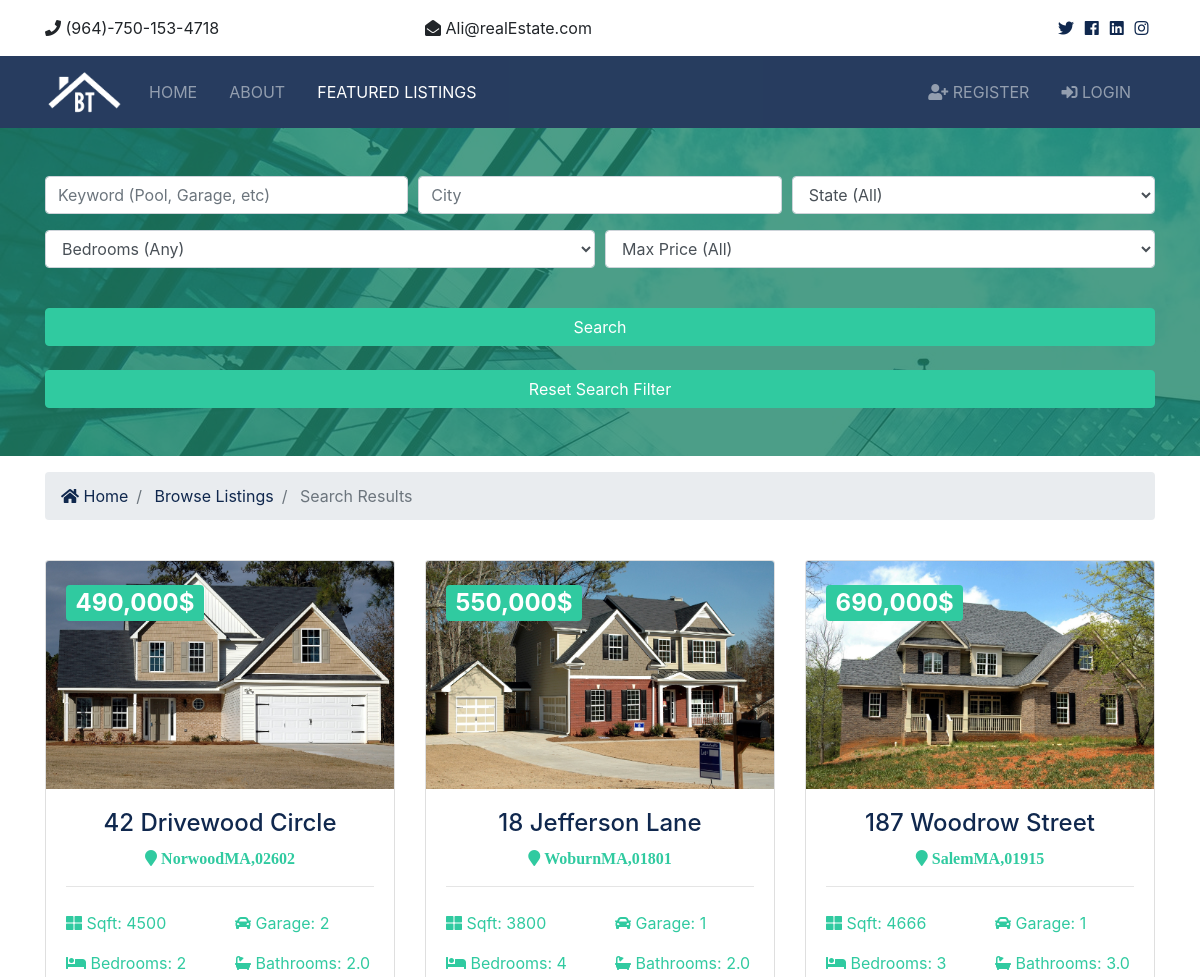
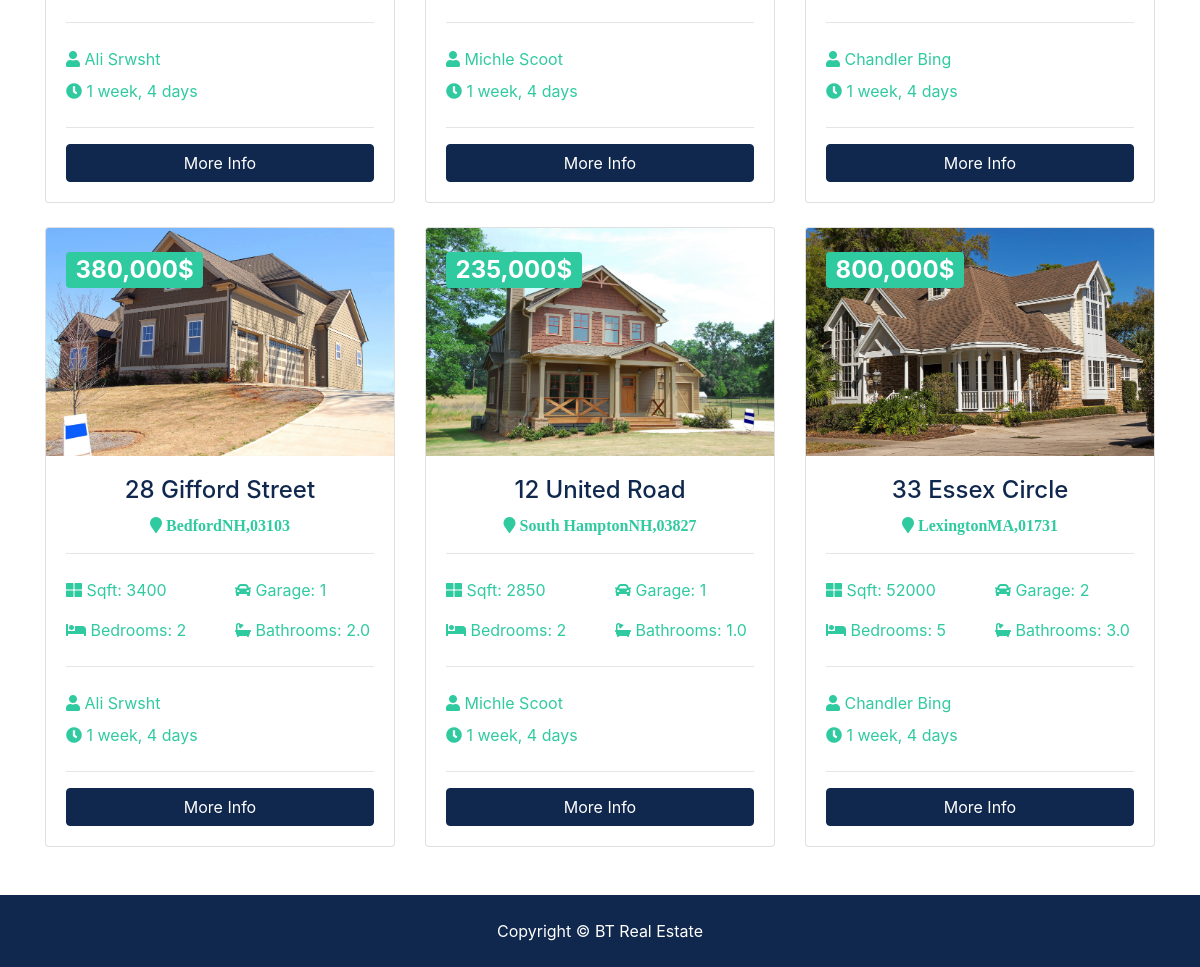
The page /listings/search on the database its author committed (2 pictures, top to bottom).
### listings/models.py (models this page shows, shortened)
class Listing (models.Model):
    realtor = models.ForeignKey(Realtor , on_delete=models.DO_NOTHING)
    title = models.CharField( max_length=50)
    address = models.CharField( max_length = 50)
    city = models.CharField( max_length = 50)
    state = models.CharField( max_length = 50)
    zipcode = models.CharField( max_length = 50)
    discription = models.TextField(blank = True)
    price = models.IntegerField()
    bedrooms = models.IntegerField()
    bathrom = models.DecimalField(max_digits = 2, decimal_places = 1)
    garage = models.IntegerField(default = 0)
    sqft = models.IntegerField()
    lot_size = models.DecimalField(max_digits = 5, decimal_places = 1)
    main_image = models.ImageField(upload_to='photos/%Y/%m/%d/',blank = True)
    image_1 = models.ImageField(upload_to='photos/%Y/%m/%d/',blank = True)
    image_2 = models.ImageField(upload_to='photos/%Y/%m/%d/',blank = True)
    image_3 = models.ImageField(upload_to='photos/%Y/%m/%d/',blank = True)
    image_4 = models.ImageField(upload_to='photos/%Y/%m/%d/',blank = True)
    image_5 = models.ImageField(upload_to='photos/%Y/%m/%d/',blank = True)
    image_6 = models.ImageField(upload_to='photos/%Y/%m/%d/',blank = True)
    is_published = models.BooleanField(default = True)
    list_date = models.DateField(default = timezone.now, blank = True)

### realtors/models.py (models this page shows)
class Realtor(models.Model):
    name = models.CharField(max_length=50)
    realtor_image = models.ImageField( upload_to='photos/%Y/%m/%d/')
    description = models.TextField(blank = True)
    phone = models.CharField( max_length=22)
    email = models.EmailField( max_length=254)
    realtor_of_month = models.BooleanField( default = False)
    hire_date =models.DateTimeField(default = timezone.now, blank =  True)
    def __str__(self):
        return self.name

### listings/views.py (the view)
# urls.py: path('search', views.search, name = 'search'),
def search(request):
    listings_query = Listing.objects.order_by('-list_date').filter(is_published=True)
    if 'words' in request.GET:
        keyword = request.GET['words']
        if keyword:
            listings_query = listings_query.filter(discription__icontains = keyword)
    if 'city' in request.GET:
        city = request.GET['city']
        if city:
            listings_query = listings_query.filter(city__iexact = city)
    if 'state' in request.GET:
        state = request.GET['state']
        if state:
            listings_query = listings_query.filter(state__iexact = state)
    if 'price' in request.GET:
        price = request.GET['price']
        if price:
            listings_query = listings_query.filter(price__lte = price)
    if 'bedrooms' in request.GET:
        bedrooms = request.GET['bedrooms']
        if bedrooms:
            listings_query = listings_query.filter(bedrooms__lte = bedrooms)
    context = {
        'state_choices':state_choices,
        'bedroom_choices':bedroom_choices,
        'price_choices':price_choices,
        'listings':listings_query,
        'values':request.GET,
    }
    return render(request, 'listings/search.html', context)

### templates/listings/search.html (shortened to what this page needs)
{% extends 'base.html' %}
{% load humanize %}
{% block content %}
<section id="showcase-inner" class="showcase-search text-white py-5">
    <div class="container">
      <div class="row text-center">
        <div class="col-md-12">
          <form action="{% url 'search' %}">
            <div class="form-row">
              <div class="col-md-4 mb-3">
                <input type="text" name="words" class="form-control" placeholder="Keyword (Pool, Garage, etc)" value="{{ values.words }}">
              </div>
              <div class="col-md-4 mb-3">
                <input type="text" name="city" class="form-control" placeholder="City" value="{{values.city}}">
              </div>
              <div class="col-md-4 mb-3">
                <select name="state" class="form-control">
                    <option selected="true" disabled="disabled">State (All)</option>
                </select>
              </div>
            </div>
            <div class="form-row">
              <div class="col-md-6 mb-3">
                <select name="bedrooms" class="form-control">
                  <option selected="true" disabled="disabled">Bedrooms (Any)</option>
                </select>
              </div>
              <div class="col-md-6 mb-3">
                <select name="price" class="form-control">
                  <option selected="true" disabled="disabled">Max Price (All)</option>
                </select>
              </div>
            </div>
            <button class="btn btn-secondary btn-block mt-4" type="submit">Search</button>
          </form>
          <form action="{% url 'search' %}">
            <button class="btn btn-secondary btn-block mt-4" type="submit" action ="" >Reset Search Filter</button>
          </form>
        </div>
      </div>
    </div>
  </section>
  <section id="bc" class="mt-3">
    <div class="container">
      <nav aria-label="breadcrumb">
        <ol class="breadcrumb">
          <li class="breadcrumb-item">
            <a href="{% url 'index' %}">
              <i class="fas fa-home"></i> Home</a>
          </li>
          <li class="breadcrumb-item">
            <a href="{% url 'listings' %}">Browse Listings</a>
          </li>
          <li class="breadcrumb-item active"> Search Results</li>
        </ol>
      </nav>
    </div>
  </section>
  <section id="listings" class="py-4">
    <div class="container">
        <div class="row">
            {% if listings %}
              {% for listing in listings  %}
            <div class="col-md-6 col-lg-4 mb-4">
              <div class="card listing-preview">
                <img class="card-img-top" src="{{listing.main_image.url}}" alt="">
                <div class="card-img-overlay">
                  <h2>
                    <span class="badge badge-secondary text-white">{{listing.price | intcomma}}$</span>
                  </h2>
                </div>
                <div class="card-body">
                  <div class="listing-heading text-center">
                    <h4 class="text-primary">{{listing.title}}</h4>
                    <p>
                      <i class="fas fa-map-marker text-secondary"> {{listing.city}}{{listing.state}},{{listing.zipcode}}</i>
                    </p>
                  </div>
                  <hr>
                  <div class="row py-2 text-secondary">
                    <div class="col-6">
                      <i class="fas fa-th-large"></i> Sqft: {{listing.sqft}}</div>
                    <div class="col-6">
                      <i class="fas fa-car"></i> Garage: {{listing.garage}}</div>
                  </div>
                  <div class="row py-2 text-secondary">
                    <div class="col-6">
                      <i class="fas fa-bed"></i> Bedrooms: {{listing.bedrooms}}</div>
                    <div class="col-6">
                      <i class="fas fa-bath"></i> Bathrooms: {{listing.bathrom}}</div>
                  </div>
                  <hr>
                  <div class="row py-2 text-secondary">
                    <div class="col-12">
                      <i class="fas fa-user"></i> {{listing.realtor}}</div>
                  </div>
                  <div class="row text-secondary pb-2">
                    <div class="col-6">
                      <i class="fas fa-clock"></i> {{listing.list_date | timesince }}</div>
                  </div>
                  <hr>
                  <a href="{% url 'listing' listing.id listing.title  %}" class="btn btn-primary btn-block">More Info</a>
                </div>
              </div>
            </div>
              {% endfor %}
            {% else %}
                <div class="col-md-12">
                    <p>No Listings Available</p>
                </div>
            {% endif %}
          </div>
    </div>
  </section>
{% endblock content %}

### btre/static/css/all.css (style rules this page uses)
.fa, .fas, .far, .fal, .fab { -moz-osx-font-smoothing: grayscale; -webkit-font-smoothing: antialiased; display: inline-block; font-style: normal; font-variant: normal; text-rendering: auto; line-height: 1; }
.fa-bath:before { content: "\f2cd"; }
.fa-bed:before { content: "\f236"; }
.fa-car:before { content: "\f1b9"; }
.fa-clock:before { content: "\f017"; }
.fa-home:before { content: "\f015"; }
.fa-map-marker:before { content: "\f041"; }
.fa-th-large:before { content: "\f009"; }
.fa-user:before { content: "\f007"; }
.fa, .fas { font-family: 'Font Awesome 5 Free'; font-weight: 900; }

### btre/static/css/style.css (style rules this page uses)
.btn-secondary { color: #fff !important; }
img { width: 100%; }
#showcase-inner { background-image: url(/static/img/building.jpg) ; position: relative; overflow: hidden; min-height: 200px; }
#showcase-inner::before { content: ''; position: absolute; top: 0; left: 0; min-height: 100%; width: 100%; background: rgba(32, 134, 107, 0.8); }
#showcase-inner.showcase-search { min-height: 270px; }
.listing-preview a { position: relative; }

### rows shown on the page
Listing: main_image (picture), price "490,000", title "42 Drivewood Circle", city "Norwood", state "MA", zipcode "02602", sqft "4500", garage "2", bedrooms "2", bathrom "2.0", realtor "Ali Srwsht", list_date "1 week, 4 days"
Listing: main_image (picture), price "550,000", title "18 Jefferson Lane", city "Woburn", state "MA", zipcode "01801", sqft "3800", garage "1", bedrooms "4", bathrom "2.0", realtor "Michle Scoot", list_date "1 week, 4 days"
Listing: main_image (picture), price "690,000", title "187 Woodrow Street", city "Salem", state "MA", zipcode "01915", sqft "4666", garage "1", bedrooms "3", bathrom "3.0", realtor "Chandler Bing", list_date "1 week, 4 days"
Listing: main_image (picture), price "380,000", title "28 Gifford Street", city "Bedford", state "NH", zipcode "03103", sqft "3400", garage "1", bedrooms "2", bathrom "2.0", realtor "Ali Srwsht", list_date "1 week, 4 days"
Listing: main_image (picture), price "235,000", title "12 United Road", city "South Hampton", state "NH", zipcode "03827", sqft "2850", garage "1", bedrooms "2", bathrom "1.0", realtor "Michle Scoot", list_date "1 week, 4 days"
Listing: main_image (picture), price "800,000", title "33 Essex Circle", city "Lexington", state "MA", zipcode "01731", sqft "52000", garage "2", bedrooms "5", bathrom "3.0", realtor "Chandler Bing", list_date "1 week, 4 days"
